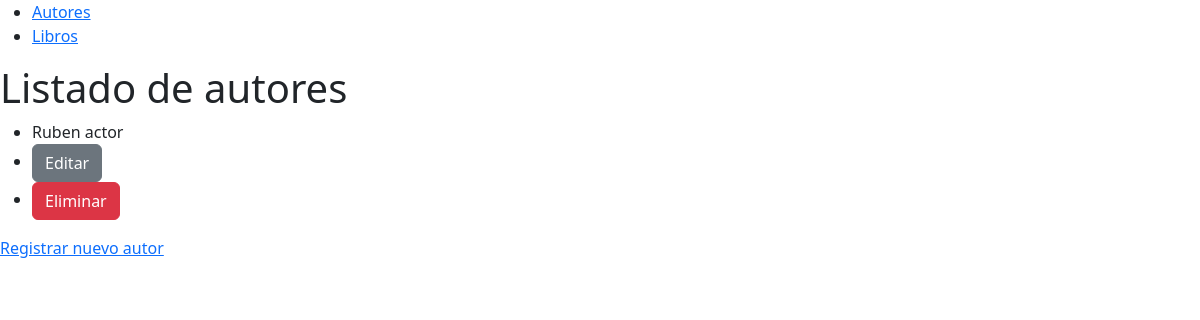
Before: /autor/ with the older database file.
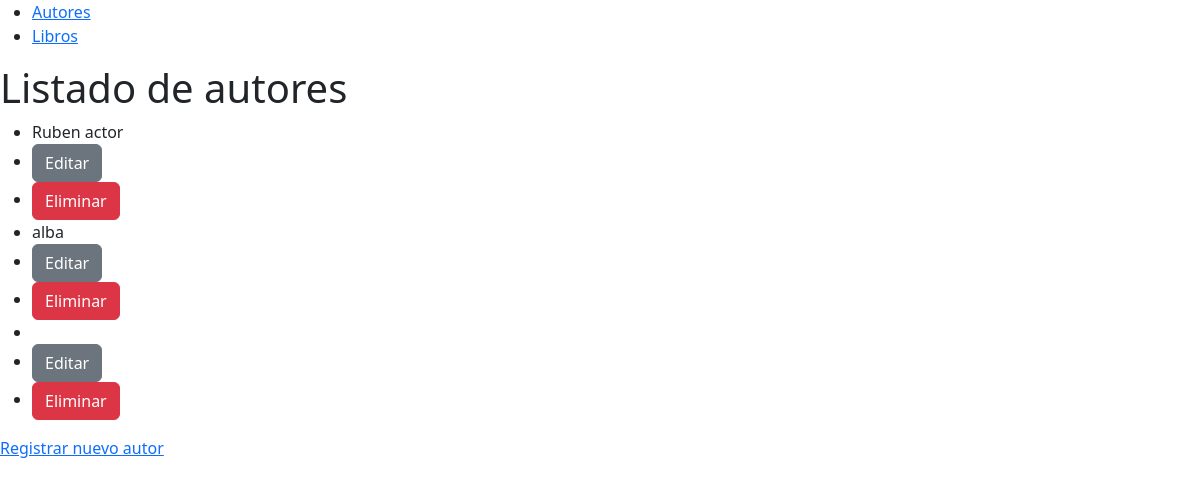
After: the same page with the newer database file.
### core/models.py (models this page shows, shortened)
class Author (models.Model):
    name = models.CharField(verbose_name='Nombre',  # etiqueta dentro de la tabla
                            max_length=100,
                            default=''
                            )
    last_name = models.CharField(verbose_name='Apellido',
                                 max_length=150,
                                 default='')
    age = models.PositiveSmallIntegerField(verbose_name='Edad',
                                           )

### core/views.py (the view)
# urls.py: path('autor/',autor_list),
def autor_list(request):
    autor = Author.objects.all()
    return render(request, 'core/autor.html', {'authors': autor})

### templates/core/autor.html (shortened to what this page needs)
{% extends 'core/index.html' %}
{% block content %}
    <h1>Listado de autores</h1>
    <ul>
        {% for aut in authors %}
            <li>{{ aut.name }}</li>
            <li><a class="btn btn-secondary" href="/update-autor/{{aut.id}}">Editar</a></li>
            <li><a class="btn btn-danger" href="/delete-autor/{{aut.id}}">Eliminar</a></li>
        {% endfor %}
    </ul>
<div><a href="/new-autor/">Registrar nuevo autor</a></div>
{% endblock content %}

Changed rows visible on the page:
added Author: name "alba"
